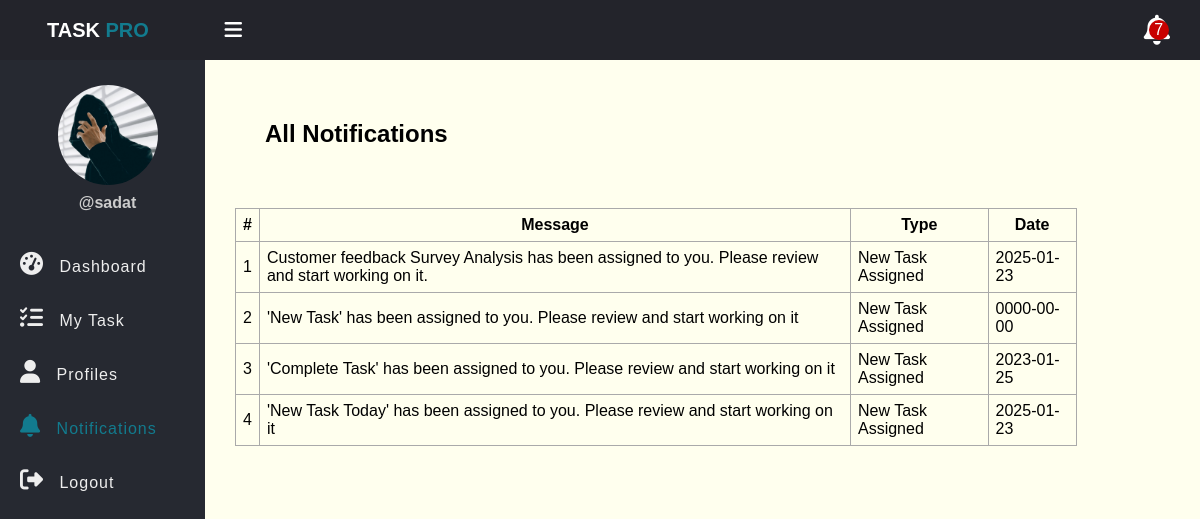
/notifications.php (signed in), run on the app's committed database.
### tables this page shows
CREATE TABLE `notifications` (
  `id` int(11) NOT NULL,
  `message` text NOT NULL,
  `recipient` int(11) NOT NULL,
  `type` varchar(50) NOT NULL,
  `date` date NOT NULL DEFAULT current_timestamp(),
  `is_read` tinyint(1) DEFAULT 0
);

### app/Model/Notification.php (called while the page is built, shortened)
<?php
function get_all_my_notifications($conn, $id){
    $sql = "SELECT * FROM notifications WHERE recipient=? LIMIT 5";
    $stmt = $conn->prepare($sql);
    $stmt->execute([$id]);
    if($stmt->rowCount() > 0){
        $notifications = $stmt->fetchAll();
    }else{
        $notifications = 0;
    }
    return $notifications;
}

### notifications.php (the view, shortened to what this page needs)
<?php
if(isset($_SESSION['role']) && isset($_SESSION['id'])){
	include "DB_connection.php";
	include "app/Model/Notification.php";
	$notifications = get_all_my_notifications($conn, $_SESSION['id']);
?>
<!DOCTYPE html>
<html>
<head>
	<link rel="stylesheet" href="css/all.min.css">
	<link rel="stylesheet" href="css/style.css">
</head>
<body>
	<?php include "inc/header.php"; ?>
	<div class="body">
	    <?php include "inc/nav.php"; ?>
		<section class="section-1">
            <h2 class="title">All Notifications</h2>
			<?php if($notifications != 0){ ?>
				<table class="main_table">
					<tr>
						<th>#</th>
						<th>Message</th>
						<th>Type</th>
						<th>Date</th>
					</tr>
					<?php $i=0; foreach($notifications as $notification){?>
						<tr>
							<td><?php echo ++$i ?></td>
							<td><?php echo $notification['message']?></td>
							<td><?php echo $notification['type']?></td>
							<td><?php echo $notification['date']?></td>
					</tr>
					<?php } ?>
				</table>
			<?php }else{ ?>
				<h3>You have no Notification!</h3>
			<?php } ?>
		</section>
	</div>
</body>
</html>
<?php }else{
		$em = "First Login";
		header("Location: login.php?error=$em");
		exit();
	}
?>

### css/style.css (style rules this page uses)
* { padding: 0; margin: 0; box-sizing: border-box; font-family: arial, sans-serif; }
.body { display: flex; }
.section-1 { padding: 30px; }
.section-1 .title { padding: 30px; }
.section-1 { width: 100%; background: #ffe; }
.main_table { margin-top: 30px; width: 90%; }
.main_table, .main_table tr, .main_table th, .main_table td { border: 1px solid #aaa; border-collapse: collapse; padding: 7px; }

### data on the page
notifications: message "Customer feedback Survey Analysis has been assigned to you. Please review and start working on it.", type "New Task Assigned", date "2025-01-23"
notifications: message "'New Task' has been assigned to you. Please review and start working on it", type "New Task Assigned", date "0000-00-00"
notifications: message "'Complete Task' has been assigned to you. Please review and start working on it", type "New Task Assigned", date "2023-01-25"
notifications: message "'New Task Today' has been assigned to you. Please review and start working on it", type "New Task Assigned", date "2025-01-23"

### other printed values
$_SESSION['username'] "sadat"
